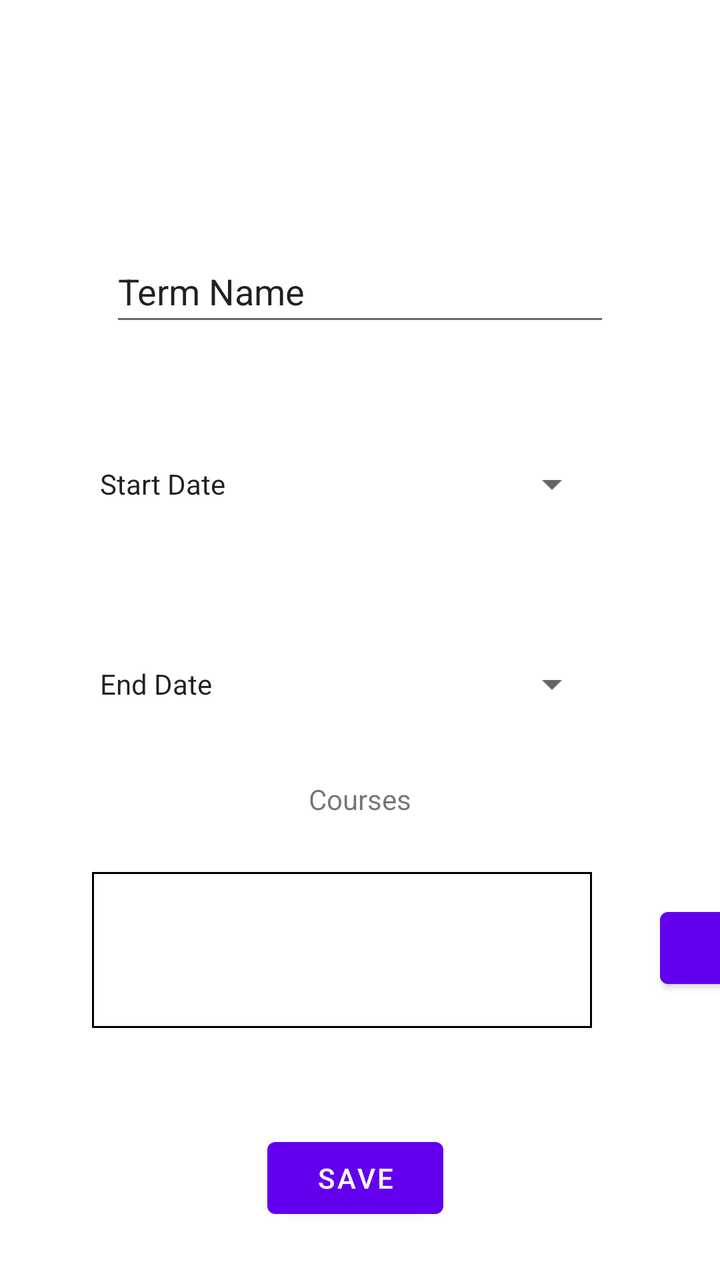
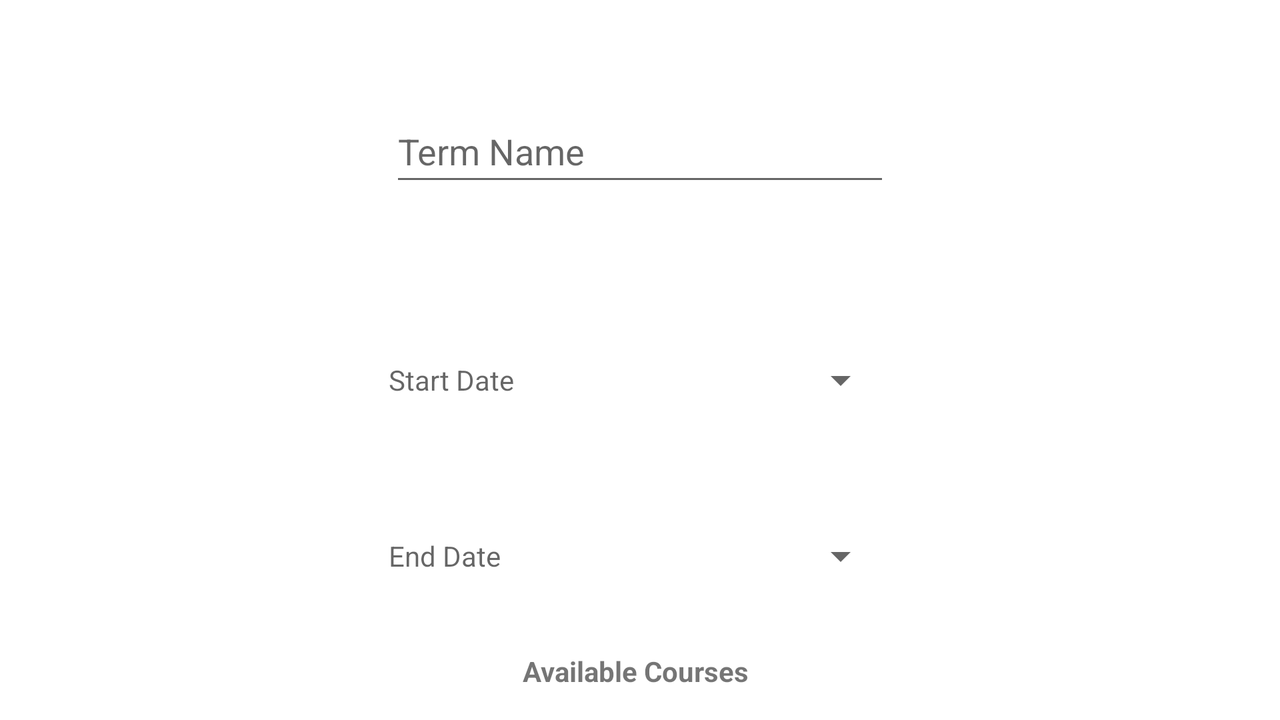

An Android layout and its configuration variant, each rendered on a device that would load it. The default file and the variant file are quoted in full after the pictures.
<!-- AndroidManifest.xml: application theme Theme.StudentTracker -->
<!-- res/layout/activity_add_term.xml -->
<?xml version="1.0" encoding="utf-8"?>
<androidx.constraintlayout.widget.ConstraintLayout xmlns:android="http://schemas.android.com/apk/res/android"
    xmlns:app="http://schemas.android.com/apk/res-auto"
    xmlns:tools="http://schemas.android.com/tools"
    android:layout_width="match_parent"
    android:layout_height="match_parent"
    tools:context=".UI.AddTerm">

    <EditText
        android:id="@+id/termName"
        android:layout_width="250dp"
        android:layout_height="wrap_content"
        android:layout_marginStart="16dp"
        android:layout_marginTop="120dp"
        android:layout_marginEnd="16dp"
        android:ems="10"
        android:inputType="textPersonName"
        android:minHeight="48dp"
        android:text="Term Name"
        app:layout_constraintEnd_toEndOf="parent"
        app:layout_constraintStart_toStartOf="parent"
        app:layout_constraintTop_toTopOf="parent" />

    <TextView
        android:id="@+id/startDate"
        style="?android:spinnerStyle"
        android:layout_width="250dp"
        android:layout_height="wrap_content"
        android:layout_marginStart="16dp"
        android:layout_marginTop="50dp"
        android:layout_marginEnd="16dp"
        android:minHeight="48dp"
        android:onClick="openStartDatePicker"
        android:text="Start Date"
        app:layout_constraintEnd_toEndOf="parent"
        app:layout_constraintHorizontal_bias="0.434"
        app:layout_constraintStart_toStartOf="parent"
        app:layout_constraintTop_toBottomOf="@+id/termName" />

    <TextView
        android:id="@+id/endDate"
        style="?android:spinnerStyle"
        android:layout_width="250dp"
        android:layout_height="wrap_content"
        android:layout_marginStart="16dp"
        android:layout_marginTop="150dp"
        android:layout_marginEnd="16dp"
        android:minHeight="48dp"
        android:onClick="openEndDatePicker"
        android:text="End Date"
        app:layout_constraintEnd_toEndOf="parent"
        app:layout_constraintHorizontal_bias="0.434"
        app:layout_constraintStart_toStartOf="parent"
        app:layout_constraintTop_toBottomOf="@+id/termName" />

    <Button
        android:id="@+id/button"
        android:layout_width="wrap_content"
        android:layout_height="wrap_content"
        android:layout_marginStart="159dp"
        android:layout_marginTop="51dp"
        android:layout_marginEnd="164dp"
        android:text="Save"
        app:layout_constraintEnd_toEndOf="parent"
        app:layout_constraintStart_toStartOf="parent"
        app:layout_constraintTop_toBottomOf="@+id/tableLayout" />

    <Button
        android:id="@+id/addCourse"
        style="@style/Widget.MaterialComponents.Button.Icon"
        android:layout_width="48dp"
        android:layout_height="wrap_content"
        android:layout_marginStart="17dp"
        android:layout_marginEnd="16dp"
        android:layout_marginBottom="67dp"
        android:text=""
        app:icon="@drawable/add"
        app:layout_constraintBottom_toTopOf="@+id/button"
        app:layout_constraintEnd_toEndOf="parent"
        app:layout_constraintStart_toEndOf="@+id/tableLayout" />

    <TableLayout
        android:id="@+id/tableLayout"
        android:layout_width="250dp"
        android:layout_height="78dp"
        android:layout_marginStart="80dp"
        android:layout_marginEnd="17dp"
        android:layout_marginBottom="51dp"
        android:background="@drawable/border"
        app:layout_constraintBottom_toTopOf="@+id/button"
        app:layout_constraintEnd_toStartOf="@+id/addCourse"
        app:layout_constraintStart_toStartOf="parent">

        <TableRow
            android:layout_width="match_parent"
            android:layout_height="match_parent" />

        <TableRow
            android:layout_width="match_parent"
            android:layout_height="match_parent" />

        <TableRow
            android:layout_width="match_parent"
            android:layout_height="match_parent" />

        <TableRow
            android:layout_width="match_parent"
            android:layout_height="match_parent" />
    </TableLayout>

    <TextView
        android:id="@+id/courses"
        android:layout_width="wrap_content"
        android:layout_height="wrap_content"
        android:layout_marginStart="154dp"
        android:layout_marginTop="24dp"
        android:layout_marginEnd="154dp"
        android:layout_marginBottom="27dp"
        android:text="Courses"
        app:layout_constraintBottom_toTopOf="@+id/tableLayout"
        app:layout_constraintEnd_toEndOf="parent"
        app:layout_constraintHorizontal_bias="0.49"
        app:layout_constraintStart_toStartOf="parent"
        app:layout_constraintTop_toBottomOf="@+id/endDate" />

</androidx.constraintlayout.widget.ConstraintLayout>
<!-- resources referenced by this layout -->
<resources>
  <!-- drawable border (drawable) -->
  <?xml version="1.0" encoding="utf-8"?>
  <shape
  xmlns:android="http://schemas.android.com/apk/res/android"
  android:shape= "rectangle">
  <solid android:color="#ffffff"/>
  <stroke android:width="1dp" android:color="#000000"/>
  </shape>
  <style name="Theme.StudentTracker" parent="Theme.MaterialComponents.DayNight.DarkActionBar">
          
          <item name="colorPrimary">@color/purple_500</item>
          <item name="colorPrimaryVariant">@color/purple_700</item>
          <item name="colorOnPrimary">@color/white</item>
          
          <item name="colorSecondary">@color/teal_200</item>
          <item name="colorSecondaryVariant">@color/teal_700</item>
          <item name="colorOnSecondary">@color/black</item>
          
          <item name="android:statusBarColor" tools:targetApi="l">?attr/colorPrimaryVariant</item>
          
          <item name="floatingActionButtonStyle">@style/FloatingActionButtonStyle</item>
  
  
      </style>
  <style name="FloatingActionButtonStyle" parent="Widget.Design.FloatingActionButton">
      <item name="shapeAppearanceOverlay">@style/FabShapeStyle</item>
  </style>
  <style name="FabShapeStyle" parent="ShapeAppearance.MaterialComponents.SmallComponent">
          <item name="cornerSize">20%</item>
      </style>
</resources>
<!-- res/layout-land/activity_add_term.xml (the repository's variant of the layout above) -->
<!-- drawn on the phone turned sideways -->
<?xml version="1.0" encoding="utf-8"?>
<androidx.constraintlayout.widget.ConstraintLayout xmlns:android="http://schemas.android.com/apk/res/android"
    xmlns:app="http://schemas.android.com/apk/res-auto"
    xmlns:tools="http://schemas.android.com/tools"
    android:layout_width="match_parent"
    android:layout_height="match_parent"
    tools:context=".UI.AddTerm">

    <androidx.core.widget.NestedScrollView
        android:id="@+id/nestedScrollView"
        android:layout_width="match_parent"
        android:layout_height="match_parent"
        app:layout_constraintEnd_toEndOf="parent"
        app:layout_constraintStart_toStartOf="parent"
        app:layout_constraintTop_toTopOf="parent"
        tools:context=".UI.AddTerm">

        <LinearLayout
            android:layout_width="match_parent"
            android:layout_height="match_parent">

            <androidx.constraintlayout.widget.ConstraintLayout
                android:layout_width="match_parent"
                android:layout_height="match_parent"
                tools:context=".UI.AddCourse">

                <EditText
                    android:id="@+id/termName"
                    android:layout_width="250dp"
                    android:layout_height="wrap_content"
                    android:layout_marginStart="16dp"
                    android:layout_marginTop="50dp"
                    android:layout_marginEnd="16dp"
                    android:ems="10"
                    android:hint="Term Name"
                    android:inputType="textPersonName"
                    android:minHeight="48dp"
                    app:layout_constraintEnd_toEndOf="parent"
                    app:layout_constraintStart_toStartOf="parent"
                    app:layout_constraintTop_toTopOf="parent" />

                <TextView
                    android:id="@+id/startDate"
                    style="?android:spinnerStyle"
                    android:layout_width="250dp"
                    android:layout_height="wrap_content"
                    android:layout_marginStart="16dp"
                    android:layout_marginTop="68dp"
                    android:layout_marginEnd="16dp"
                    android:hint="Start Date"
                    android:minHeight="48dp"
                    android:onClick="openStartDatePicker"
                    app:layout_constraintEnd_toEndOf="parent"
                    app:layout_constraintHorizontal_bias="0.498"
                    app:layout_constraintStart_toStartOf="parent"
                    app:layout_constraintTop_toBottomOf="@+id/termName" />

                <TextView
                    android:id="@+id/endDate"
                    style="?android:spinnerStyle"
                    android:layout_width="250dp"
                    android:layout_height="wrap_content"
                    android:layout_marginStart="16dp"
                    android:layout_marginTop="156dp"
                    android:layout_marginEnd="16dp"
                    android:hint="End Date"
                    android:minHeight="48dp"
                    android:onClick="openEndDatePicker"
                    app:layout_constraintEnd_toEndOf="parent"
                    app:layout_constraintHorizontal_bias="0.498"
                    app:layout_constraintStart_toStartOf="parent"
                    app:layout_constraintTop_toBottomOf="@+id/termName" />

                <Button
                    android:id="@+id/saveTerm"
                    android:layout_width="wrap_content"
                    android:layout_height="wrap_content"
                    android:layout_marginTop="40dp"
                    android:onClick="saveTerm"
                    android:text="Save"
                    app:layout_constraintEnd_toEndOf="parent"
                    app:layout_constraintStart_toStartOf="parent"
                    app:layout_constraintTop_toBottomOf="@+id/relativeLayout2" />

                <TextView
                    android:id="@+id/detailsInfo"
                    android:layout_width="350dp"
                    android:layout_height="wrap_content"
                    android:layout_marginStart="20dp"
                    android:layout_marginTop="40dp"
                    android:layout_marginEnd="20dp"
                    android:text="You can not change details from the Term Details menu. If you need to edit an term, visit the edit menu."
                    android:textStyle="bold"
                    app:layout_constraintEnd_toEndOf="parent"
                    app:layout_constraintStart_toStartOf="parent"
                    app:layout_constraintTop_toBottomOf="@+id/relativeLayout2" />

                <Button
                    android:id="@+id/attachCourse"
                    style="@style/Widget.MaterialComponents.Button.Icon"
                    android:layout_width="48dp"
                    android:layout_height="wrap_content"
                    android:layout_marginStart="16dp"
                    android:layout_marginEnd="16dp"
                    android:layout_marginBottom="100dp"
                    android:onClick="attachCourse"
                    android:text=""
                    app:icon="@drawable/add"
                    app:layout_constraintBottom_toTopOf="@+id/enrolledCourses"
                    app:layout_constraintEnd_toEndOf="parent"
                    app:layout_constraintStart_toEndOf="@+id/relativeLayout" />

                <Button
                    android:id="@+id/detachCourse"
                    style="@style/Widget.MaterialComponents.Button.Icon"
                    android:layout_width="48dp"
                    android:layout_height="wrap_content"
                    android:layout_marginStart="16dp"
                    android:layout_marginEnd="16dp"
                    android:layout_marginBottom="90dp"
                    android:onClick="detachCourse"
                    android:text=""
                    app:icon="@drawable/delete"
                    app:layout_constraintBottom_toTopOf="@+id/saveTerm"
                    app:layout_constraintEnd_toEndOf="parent"
                    app:layout_constraintStart_toEndOf="@+id/relativeLayout" />

                <TextView
                    android:id="@+id/courses"
                    android:layout_width="wrap_content"
                    android:layout_height="wrap_content"
                    android:layout_marginStart="154dp"
                    android:layout_marginTop="24dp"
                    android:layout_marginEnd="154dp"
                    android:text="Available Courses"
                    android:textStyle="bold"
                    app:layout_constraintEnd_toEndOf="parent"
                    app:layout_constraintHorizontal_bias="0.49"
                    app:layout_constraintStart_toStartOf="parent"
                    app:layout_constraintTop_toBottomOf="@+id/endDate" />

                <RelativeLayout
                    android:id="@+id/relativeLayout"
                    android:layout_width="250dp"
                    android:layout_height="180dp"
                    android:layout_marginStart="80dp"
                    android:layout_marginTop="33dp"
                    android:layout_marginEnd="80dp"
                    android:background="@drawable/border"
                    app:layout_constraintEnd_toEndOf="parent"
                    app:layout_constraintStart_toStartOf="parent"
                    app:layout_constraintTop_toBottomOf="@+id/courses">


                    <androidx.recyclerview.widget.RecyclerView
                        android:id="@+id/attachedCourses"
                        android:layout_width="240dp"
                        android:layout_height="match_parent"
                        android:layout_centerHorizontal="true"
                        app:layout_constraintStart_toStartOf="parent">


                    </androidx.recyclerview.widget.RecyclerView>
                </RelativeLayout>


                <TextView
                    android:id="@+id/enrolledCourses"
                    android:layout_width="wrap_content"
                    android:layout_height="wrap_content"
                    android:layout_marginStart="154dp"
                    android:layout_marginTop="24dp"
                    android:layout_marginEnd="154dp"
                    android:text="Enrolled Courses"
                    android:textStyle="bold"
                    app:layout_constraintEnd_toEndOf="parent"
                    app:layout_constraintHorizontal_bias="0.49"
                    app:layout_constraintStart_toStartOf="parent"
                    app:layout_constraintTop_toBottomOf="@+id/relativeLayout" />

                <RelativeLayout
                    android:id="@+id/relativeLayout2"
                    android:layout_width="250dp"
                    android:layout_height="180dp"
                    android:layout_marginStart="80dp"
                    android:layout_marginTop="33dp"
                    android:layout_marginEnd="80dp"
                    android:background="@drawable/border"
                    app:layout_constraintEnd_toEndOf="parent"
                    app:layout_constraintStart_toStartOf="parent"
                    app:layout_constraintTop_toBottomOf="@+id/enrolledCourses">

                    <androidx.recyclerview.widget.RecyclerView
                        android:id="@+id/attachedCoursesRecycler"
                        android:layout_width="240dp"
                        android:layout_height="match_parent"
                        android:layout_centerHorizontal="true"
                        app:layout_constraintStart_toStartOf="parent">


                    </androidx.recyclerview.widget.RecyclerView>
                </RelativeLayout>

            </androidx.constraintlayout.widget.ConstraintLayout>
        </LinearLayout>

    </androidx.core.widget.NestedScrollView>

</androidx.constraintlayout.widget.ConstraintLayout>
